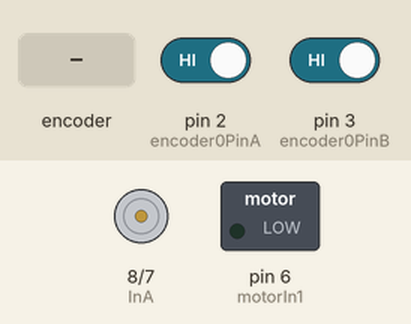
Simulated run of this sketch. Board: Arduino Uno, built with avr-gcc and run on an emulated ATmega328P. Shown: motor-driver pin pairs drawn as motors (green arrow = first pin HIGH = forward, orange = second pin HIGH = backward, longer = more drive), switched loads named in the sketch (green lamp = pin HIGH). Inputs (shaded band) come from the test bench; at power-on: pin 2 (encoder0PinA) HIGH, pin 3 (encoder0PinB) HIGH. What the sketch prints to the serial monitor is not drawn.

Above: at 0.01 s.
At 1.2 s:
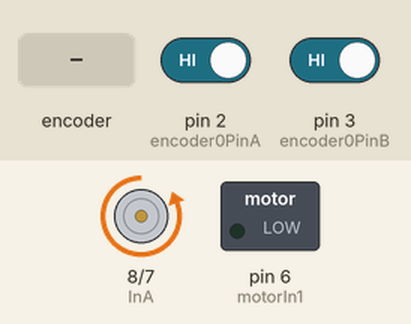
1.3 s: rotary encoder on pin 2 (encoder0PinA) / pin 3 (encoder0PinB) turned 1 step (first pin leading)
4.5 s: rotary encoder on pin 2 (encoder0PinA) / pin 3 (encoder0PinB) turned 1 step (first pin leading)
Timing chart, 0 to 7.5 s (numbered marks = the images above; inputs shaded):
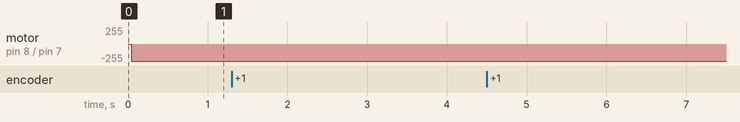

The sketch:

uno_base.ino
```cpp
/*
20160319 zach
1. add WHEEL_TYPE Define LEFT or RIGHT
*/


//#include <Metro.h>
//#include "SoftwareSerial.h";

#define RIGHT_WHEEL 1
#define LEFT_WHEEL 2

#define WHEEL_TYPE LEFT_WHEEL

#define encoder0PinA  2
#define encoder0PinB  3

#define motorIn1 6
#define InA 8
#define InB 7

#define LOOPTIME 40

int pinAState = 0;
int pinAStateOld = 0;
int pinBState = 0;
int pinBStateOld = 0;
/*
const int Tx = 11;
const int Rx = 10;
*/
char commandArray[3];
byte sT = 0;  //send start byte
byte sH = 0;  //send high byte
byte sL = 0;  //send low byte
byte sP = 0;  //send stop byte

byte rT = 0;  //receive start byte
byte rH = 0;  //receive high byte
byte rL = 0;  //receive low byte
byte rP = 0;  //receive stop byte

//SoftwareSerial mySerial(Rx, Tx);

volatile long Encoderpos = 0;
volatile long unknownvalue = 0;

volatile int lastEncoded = 0;
unsigned long lastMilli = 0;                    // loop timing
long dT = 0;
unsigned long cc = 0;

double omega_target = 0.0;
//double omega_target = 2.0;
double omega_actual = 0;

int PWM_val = 0;                                // (25% = 64; 50% = 127; 75% = 191; 100% = 255)
int CPR = 28;                                   // encoder count per revolution
int gear_ratio = 65.5;
int actual_send = 0;
int target_receive = 0;

//float Kp = 1.0;
//float Ki = 0.03;
//float Ki = 0.005;

float Kp = 0.9;
//float Ki = 0.03;
float Ki = 0.005;

float Kd = 0;
double error;
double pidTerm = 0;                                                            // PID correction
double sum_error, d_error=0;

double calculated_pidTerm;
double constrained_pidterm;

void setup() {
 pinMode(encoder0PinA, INPUT);
 digitalWrite(encoder0PinA, HIGH);       // turn on pullup resistor
 pinMode(encoder0PinB, INPUT);
 digitalWrite(encoder0PinB, HIGH);       // turn on pullup resistor

 attachInterrupt(0, doEncoder, CHANGE);  // encoder pin on interrupt 0 - pin 2
 attachInterrupt(1, doEncoder, CHANGE);
// pinMode(Rx, INPUT); pinMode(Tx, OUTPUT);
 pinMode(InA, OUTPUT);
 pinMode(InB, OUTPUT);
 //mySerial.begin (19200);
 Serial.begin (57600);
 //Serial.begin (57600);
}

void loop()
{
  readCmd_wheel_angularVel();
//  omega_target = 0.1;
  /*
  if (millis()<2000)
    {
        omega_target = 8;
    }
  if (millis()>=5000)
    {
        omega_target = 0;
    }
  */
  if((millis()-lastMilli) >= LOOPTIME)
     {                                    // enter tmed loop
        dT = millis()-lastMilli;
        lastMilli = millis();

        getMotorData();                                                           // calculate speed

        //PWM_val = 255; //10.3 rad/s PWM_val = 192; //8.33 rad/s PWM_val = 128; //7.58 rad/s PWM_val = 64; //3.61 rad/s
        //PWM_val = 120; //6.65 rad/s

        sendFeedback_wheel_angularVel(); //send actually speed to mega

        PWM_val = (updatePid(omega_target, omega_actual));                       // compute PWM value from rad/s
//	if (omega_target == 0 && omega_actual == 0) PWM_val = 0;
  if (omega_target == 0) PWM_val = 0;
            if (PWM_val <= 0)   { analogWrite(motorIn1,abs(PWM_val));  digitalWrite(InA, LOW);  digitalWrite(InB, HIGH); }
            if (PWM_val > 0)    { analogWrite(motorIn1,abs(PWM_val));  digitalWrite(InA, HIGH);   digitalWrite(InB, LOW);}

        //printMotorInfo();
        //cc = cc +1;
     }
}

void readCmd_wheel_angularVel()
{
  //if (mySerial.available() > 4)
  if (Serial.available() > 4)
  {
    //char rT = (char)mySerial.read(); //read target speed from mega
    char rT = (char)Serial.read(); //read target speed from mega
          if(rT == '{')
            {
              char commandArray[3];
              //mySerial.readBytes(commandArray,3);
              Serial.readBytes(commandArray,3);
              byte rH=commandArray[0];
              byte rL=commandArray[1];
              char rP=commandArray[2];
              if(rP=='}')
                {
                  target_receive = (rH<<8)+rL;
                  omega_target = double (target_receive*0.00031434064);  //convert received 16 bit integer to actual speed
                }
            }
  }
}

void sendFeedback_wheel_angularVel()
{
  actual_send = int(omega_actual/0.00031434064); //convert rad/s to 16 bit integer to send
  char sT='{'; //send start byte
  byte sH = highByte(actual_send); //send high byte
  byte sL = lowByte(actual_send);  //send low byte
  char sP='}'; //send stop byte
  //mySerial.write(sT); mySerial.write(sH); mySerial.write(sL); mySerial.write(sP);
  Serial.write(sT); Serial.write(sH); Serial.write(sL); Serial.write(sP);
}

void getMotorData()
{
  static long EncoderposPre = 0;
  //converting ticks/s to rad/s
  //omega_actual = 4.5;
  if (WHEEL_TYPE==LEFT_WHEEL)
    omega_actual = -((Encoderpos - EncoderposPre)*(1000/dT))*2*PI/(CPR*gear_ratio) ;  //ticks/s to rad/s
  else
    omega_actual = ((Encoderpos - EncoderposPre)*(1000/dT))*2*PI/(CPR*gear_ratio) ;  //ticks/s to rad/s

  EncoderposPre = Encoderpos;
}

double updatePid(double targetValue,double currentValue)
{

  static double last_error=0;
  error = targetValue - currentValue;
  // Added by KKuei to remove the noises
  //if (error <= 0.1 && error >= -0.1) error = 0.0;

  sum_error = sum_error + error * dT;
  // Added by KKuei to bound sum_error range
  sum_error = constrain(sum_error, -880, 880);

  d_error = (error - last_error) / dT;
  pidTerm = Kp * error + Ki * sum_error + Kd * d_error;
  //pidTerm = Kp * error + Kd * d_error;
  last_error = error;
  if (WHEEL_TYPE==LEFT_WHEEL)
    calculated_pidTerm = -pidTerm/0.04039215686;
  else
    calculated_pidTerm = pidTerm/0.04039215686;

  constrained_pidterm = constrain(calculated_pidTerm, -255, 255);

  return constrained_pidterm;

  //return constrain(int(pidTerm/0.04039215686), -255, 255);
}


void doEncoder() {
//   Encoderpos++;
  pinAState = digitalRead(2);
  pinBState = digitalRead(3);

  if (pinAState == 0 && pinBState == 0) {
    if (pinAStateOld == 1 && pinBStateOld == 0) // forward
      Encoderpos ++;
    if (pinAStateOld == 0 && pinBStateOld == 1) // reverse
      Encoderpos --;
  }
  if (pinAState == 0 && pinBState == 1) {
    if (pinAStateOld == 0 && pinBStateOld == 0) // forward
      Encoderpos ++;
    if (pinAStateOld == 1 && pinBStateOld == 1) // reverse
      Encoderpos --;
  }
  if (pinAState == 1 && pinBState == 1) {
    if (pinAStateOld == 0 && pinBStateOld == 1) // forward
      Encoderpos ++;
    if (pinAStateOld == 1 && pinBStateOld == 0) // reverse
      Encoderpos --;
  }

  if (pinAState == 1 && pinBState == 0) {
    if (pinAStateOld == 1 && pinBStateOld == 1) // forward
      Encoderpos ++;
    if (pinAStateOld == 0 && pinBStateOld == 0) // reverse
      Encoderpos --;
  }
  pinAStateOld = pinAState;
  pinBStateOld = pinBState;
}

void printMotorInfo()
{
   //Serial.print("  actual:");                  Serial.print(omega_actual);
   //Serial.println();

   //Serial.print("  target:");                  Serial.print(omega_target);

   //Serial.println();

   Serial.print(" target:");                  Serial.print(omega_target);
   Serial.print(" actual:");                  Serial.print(omega_actual);
   Serial.print(" sum_error:");              Serial.print(sum_error);
   Serial.print("  error:");                  Serial.print(error);
   Serial.print("  samples:");                  Serial.print(cc);
   //Serial.print("  dT:");                  Serial.print(dT);
   //Serial.println();

   Serial.println();
}

/*
void printMotorInfo()
{
   static int samples = 0;

   //Serial.print("  actual:");                  Serial.print(omega_actual);
   //Serial.println();

   //Serial.print("  target:");                  Serial.print(omega_target);

   //Serial.println();

   if (samples >= 1) {
      Serial.print("  target:");                  Serial.print(omega_target, 4);
      Serial.print("  actual:");                  Serial.print(omega_actual, 4);
      Serial.print("  sum_err:");                  Serial.print(sum_error, 4);
      Serial.print("  error:");                  Serial.print(error, 4);
      Serial.print("  dT:");                  Serial.print(dT, 4);
      Serial.print("  pidTerm:");             Serial.print(pidTerm, 4);
      Serial.print("  calculated_pidTerm:");  Serial.print(calculated_pidTerm, 4);
      Serial.print("  constrained_pidterm:"); Serial.print(constrained_pidterm, 4);
      //Serial.println();

      Serial.println();

      samples = 0;
   } else
   {
     samples ++;
   }
}
*/
```

Measured:
- after the input at 1.3 s, every drawn part: stays the same
- after the input at 4.5 s, every drawn part: stays the same
